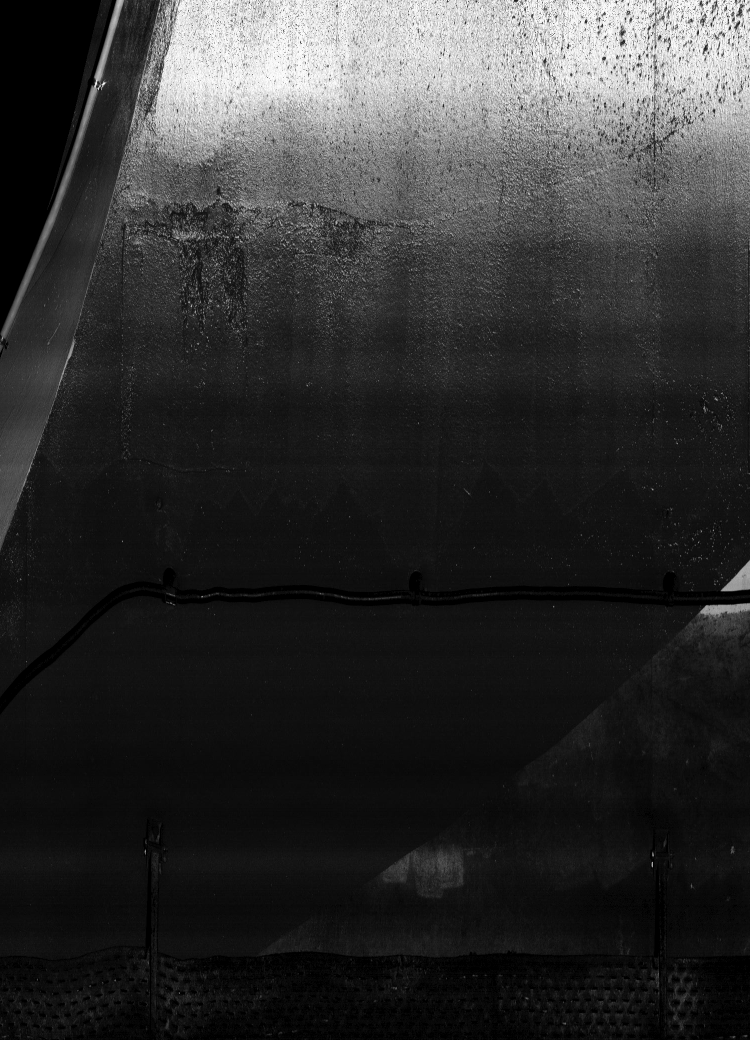
#> input picture mmdetection/configs/my_custom/grap_2/test/TE_D_18064_H2870_A30_1_451500.png, 1500 x 2080 px, found by its file name (shown at 1/2 size)
$ python coco-view2.py
#> lines starting #> are read from the running program, lines starting #| are printed output that depends on the picture
# -*- coding: utf-8 -*-
'''
Created on 25 mai 2024
@author: Zoubeir Marouf
'''
import json
import os
import numpy as np
import matplotlib.pyplot as plt
from matplotlib.patches import Polygon

# Fonction pour calculer la bounding box à partir des points du polygone
def calculate_bbox(points):
    x_coords = [p[0] for p in points]
    y_coords = [p[1] for p in points]
    xmin = min(x_coords)
    ymin = min(y_coords)
    width = max(x_coords) - xmin
    height = max(y_coords) - ymin
    return [xmin, ymin, width, height]

# Fonction pour convertir les annotations en format COCO
def convert_to_coco(json_data):
    coco_output = {
        "images": [],
        "annotations": [],
        "categories": []
    }

    image_id = 1
    annotation_id = 1

    # Ajouter l'image à la section "images" de COCO
    coco_output["images"].append({
        "file_name": json_data["imagePath"],
        "height": json_data["imageHeight"],
        "width": json_data["imageWidth"],
        "id": image_id
    })

    # Parcourir chaque forme annotée (cable, passe_cable, etc.)
    for shape in json_data["shapes"]:
        label = shape["label"]
        points = shape["points"]

        # Calcul de la bounding box
        bbox = calculate_bbox(points)

        # Segmentation (COCO attend une liste plate des points)
        segmentation = [coord for point in points for coord in point]

        # Ajouter les annotations à la section "annotations" de COCO
        coco_output["annotations"].append({
            "id": annotation_id,
            "image_id": image_id,
            "category_id": 1,  # Supposons une seule catégorie pour le moment
            "bbox": bbox,
            "segmentation": [segmentation],
            "area": bbox[2] * bbox[3],  # Largeur * Hauteur
            "iscrowd": 0
        })
        annotation_id += 1

    # Ajouter la catégorie (ici, nous supposerons que vous avez une catégorie "cable")
    coco_output["categories"].append({
        "id": 1,
        "name": "cable",  # Vous pouvez ajouter d'autres catégories ici
        "supercategory": "object"
    })

    return coco_output

# Fonction pour dessiner les boîtes englobantes et segmentations
def draw_boxes(ax, annotations, image_info):
    for annotation in annotations:
        bbox = annotation["bbox"]
        segmentation = annotation["segmentation"][0]
        # Extraire les points de la segmentation
        poly = np.array(segmentation).reshape((len(segmentation) // 2, 2))
        polygon = Polygon(poly, closed=True, edgecolor='r', fill=False, linewidth=2)
        ax.add_patch(polygon)

        # Dessiner la bounding box
        xmin, ymin, width, height = bbox
        ax.add_patch(plt.Rectangle((xmin, ymin), width, height, fill=False, edgecolor="g", linewidth=2))
        ax.text(xmin, ymin - 10, "cable", fontsize=9, bbox=dict(facecolor='g', alpha=0.5))

# Exemple d'utilisation
json_data = {
  "version": "0.4.10",
  "flags": {},
  "shapes": [
    {
      "label": "cable",
      "points": [
        [0.0, 1426.0], [61.0, 1361.0], [112.0, 1320.0], [201.0, 1233.0],
        [234.0, 1208.0], [271.0, 1194.0], [315.0, 1196.0], [344.0, 1209.0]
      ],
      "group_id": None,
      "shape_type": "polygon",
      "flags": {}
    },
    {
      "label": "passe_cable",
      "points": [
        [1491.0, 1917.0], [143.0, 703.0], [148.0, 669.0], [257.0, 268.0]
      ],
      "group_id": None,
      "shape_type": "polygon",
      "flags": {}
    }
  ],
  "imagePath": "TE_D_18064_H2870_A30_1_451500.png",
  "imageHeight": 2080,
  "imageWidth": 1500
}

# Conversion des annotations vers COCO
coco_annotations = convert_to_coco(json_data)

# Sauvegarder les annotations dans un fichier COCO
with open('annotations_coco.json', 'w') as f:
    json.dump(coco_annotations, f, indent=4)

# Visualisation (exemple d'image)
fig, ax = plt.subplots(1, figsize=(10, 10))
image = plt.imread(json_data["imagePath"])  # Charge l'image
#> image is the input picture: shape (2080, 1500) float32; min 0, max 1, mean 0.186
ax.imshow(image)
draw_boxes(ax, coco_annotations["annotations"], coco_annotations["images"][0])
plt.show()
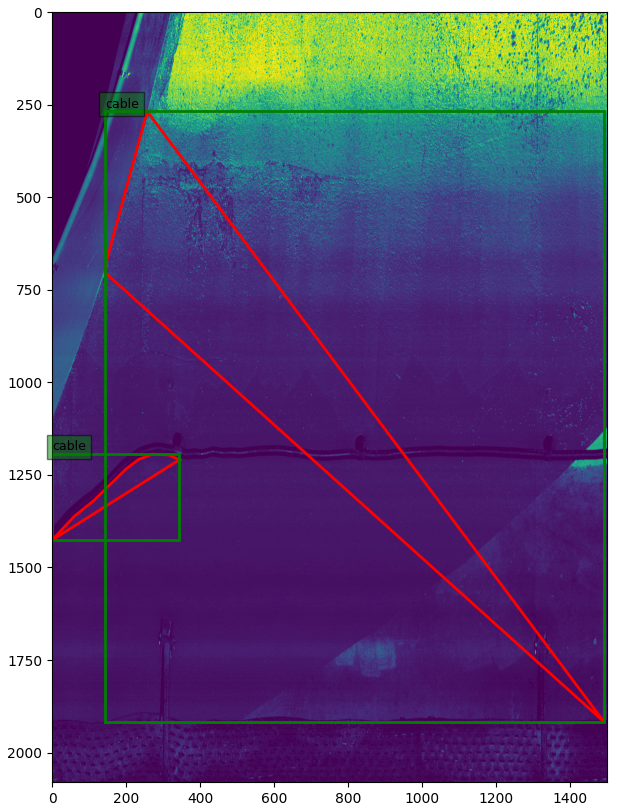
#> figure drawn by matplotlib, 1 panel
